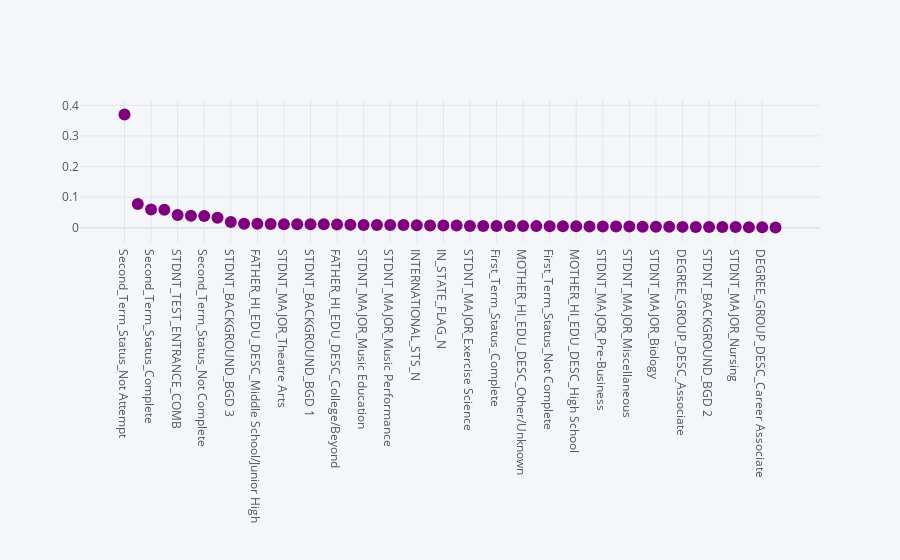

Notebook code for this chart:
### Code cell
# Visualisation of important features
feature_importances_2.sort_values(by='feature_importances_2',
                                  ascending=False).iplot(kind='scatter',
                                                         x='attributes_2',
                                                         y='feature_importances_2',color='purple',mode='markers')

### Figure 1 — Plotly figure (JSON) as saved in the notebook; plotly's stock layout.template omitted (floating-point values rounded to 4 significant figures)
{"data": [{"line": {"color": "rgba(128, 0, 128, 1.0)", "dash": "solid", "shape": "linear", "width": 1.3}, "marker": {"size": 12, "symbol": "circle"}, "mode": "markers", "name": "feature_importances_2", "text": "", "type": "scatter", "x": ["Second_Term_Status_Not Attempt", "HIGH_SCHL_GPA", "Second_Term_Status_Complete", "COST_OF_ATTEND", "STDNT_TEST_ENTRANCE_COMB", "EST_FAM_CONTRIBUTION", "Second_Term_Status_Not Complete", "STDNT_AGE", "STDNT_BACKGROUND_BGD 3", "STDNT_MAJOR_Psychology", "FATHER_HI_EDU_DESC_Middle School/Junior High", "HOUSING_STS_Off Campus", "STDNT_MAJOR_Theatre Arts", "STDNT_MAJOR_Criminal Justice", "STDNT_BACKGROUND_BGD 1", "STDNT_BACKGROUND_BGD 4", "FATHER_HI_EDU_DESC_College/Beyond", "STDNT_BACKGROUND_BGD 7", "STDNT_MAJOR_Music Education", "HOUSING_STS_On Campus", "STDNT_MAJOR_Music Performance", "INTERNATIONAL_STS_Y", "INTERNATIONAL_STS_N", "STDNT_BACKGROUND_BGD 5", "IN_STATE_FLAG_N", "FATHER_HI_EDU_DESC_High School", "STDNT_MAJOR_Exercise Science", "STDNT_BACKGROUND_BGD 6", "First_Term_Status_Complete", "STDNT_GENDER_M", "MOTHER_HI_EDU_DESC_Other/Unknown", "IN_STATE_FLAG_Y", "First_Term_Status_Not Complete", "STDNT_MAJOR_Early Childhood Education", "MOTHER_HI_EDU_DESC_High School", "MOTHER_HI_EDU_DESC_College/Beyond", "STDNT_MAJOR_Pre-Business", "STDNT_MAJOR_Pre-Nursing", "STDNT_MAJOR_Miscellaneous", "STDNT_GENDER_F", "STDNT_MAJOR_Biology", "STDNT_MAJOR_General Business", "DEGREE_GROUP_DESC_Associate", "MOTHER_HI_EDU_DESC_Middle School/Junior High", "STDNT_BACKGROUND_BGD 2", "DEGREE_GROUP_DESC_Bachelors", "STDNT_MAJOR_Nursing", "FATHER_HI_EDU_DESC_Other/Unknown", "DEGREE_GROUP_DESC_Career Associate", "STDNT_BACKGROUND_BGD 8"], "y": [0.3698, 0.07764, 0.0598, 0.05881, 0.04179, 0.03921, 0.03838, 0.0324, 0.01864, 0.01299, 0.01281, 0.01214, 0.0118, 0.0118, 0.01168, 0.0114, 0.01051, 0.009526, 0.009382, 0.009209, 0.009026, 0.008731, 0.007987, 0.007391, 0.007277, 0.007101, 0.005843, 0.005823, 0.00581, 0.005539, 0.00552, 0.005384, 0.005329, 0.005307, 0.005212, 0.004499, 0.004221, 0.004129, 0.003773, 0.003506, 0.003157, 0.002964, 0.002909, 0.002506, 0.002405, 0.002297, 0.002232, 0.001809, 0.001452, 0.0012]}], "layout": {"legend": {"bgcolor": "#F5F6F9", "font": {"color": "#4D5663"}}, "paper_bgcolor": "#F5F6F9", "plot_bgcolor": "#F5F6F9", "title": {"font": {"color": "#4D5663"}}, "xaxis": {"gridcolor": "#E1E5ED", "showgrid": true, "tickfont": {"color": "#4D5663"}, "title": {"font": {"color": "#4D5663"}, "text": ""}, "zerolinecolor": "#E1E5ED"}, "yaxis": {"gridcolor": "#E1E5ED", "showgrid": true, "tickfont": {"color": "#4D5663"}, "title": {"font": {"color": "#4D5663"}, "text": ""}, "zerolinecolor": "#E1E5ED"}}}
